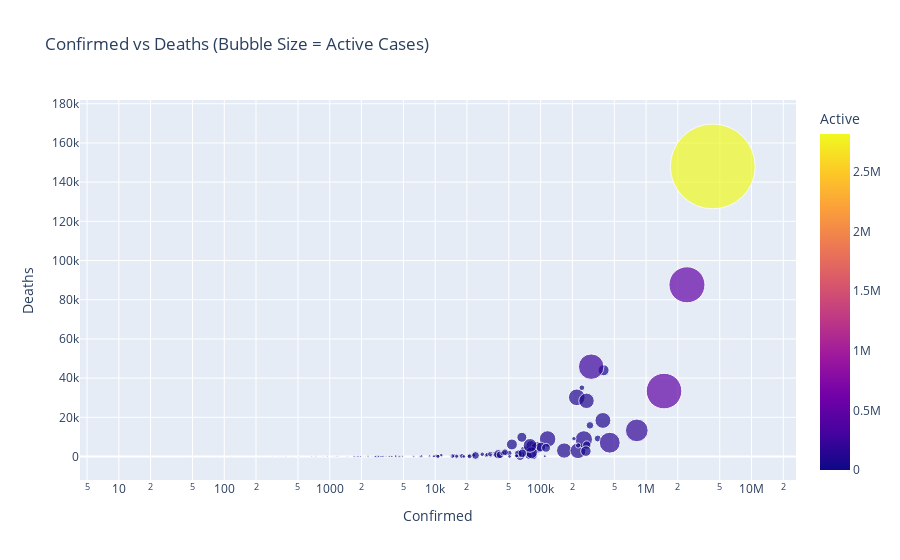

The notebook cell this image was saved under:
### Code cell
fig3 = px.scatter(df, x='Confirmed', y='Deaths', size='Active',
                  hover_name='Country/Region',
                  title="Confirmed vs Deaths (Bubble Size = Active Cases)",
                  color='Active', log_x=True, size_max=60)
fig3.show()

### Figure 1 — Plotly figure (JSON) as saved in the notebook; plotly's stock layout.template omitted (floating-point values rounded to 4 significant figures; data arrays with more than 128 entries replaced by an {"elided": "..."} marker saying what was removed)
{"data": [{"hovertemplate": "<b>%{hovertext}</b><br><br>Confirmed=%{x}<br>Deaths=%{y}<br>Active=%{marker.color}<extra></extra>", "hovertext": {"elided": "187 str values"}, "legendgroup": "", "marker": {"color": {"elided": "187 int values"}, "coloraxis": "coloraxis", "size": {"elided": "187 int values"}, "sizemode": "area", "sizeref": 782.3, "symbol": "circle"}, "mode": "markers", "name": "", "orientation": "v", "showlegend": false, "type": "scatter", "x": {"elided": "187 int values"}, "xaxis": "x", "y": {"elided": "187 int values"}, "yaxis": "y"}], "layout": {"autosize": true, "coloraxis": {"colorbar": {"title": {"text": "Active"}}, "colorscale": [[0, "#0d0887"], [0.1111, "#46039f"], [0.2222, "#7201a8"], [0.3333, "#9c179e"], [0.4444, "#bd3786"], [0.5556, "#d8576b"], [0.6667, "#ed7953"], [0.7778, "#fb9f3a"], [0.8889, "#fdca26"], [1, "#f0f921"]]}, "legend": {"itemsizing": "constant", "tracegroupgap": 0}, "title": {"text": "Confirmed vs Deaths (Bubble Size = Active Cases)"}, "xaxis": {"anchor": "y", "autorange": true, "domain": [0, 1], "range": [0.6453, 7.307], "title": {"text": "Confirmed"}, "type": "log"}, "yaxis": {"anchor": "x", "autorange": true, "domain": [0, 1], "range": [-21490.0, 225400.0], "title": {"text": "Deaths"}, "type": "linear"}}}
